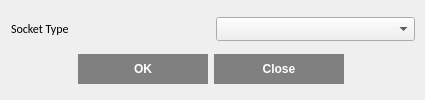
<?xml version="1.0" encoding="UTF-8"?>
<ui version="4.0">
 <class>co_socket_type_select</class>
 <widget class="QDialog" name="co_socket_type_select">
  <property name="enabled">
   <bool>true</bool>
  </property>
  <property name="geometry">
   <rect>
    <x>0</x>
    <y>0</y>
    <width>425</width>
    <height>100</height>
   </rect>
  </property>
  <property name="sizePolicy">
   <sizepolicy hsizetype="Fixed" vsizetype="Fixed">
    <horstretch>0</horstretch>
    <verstretch>0</verstretch>
   </sizepolicy>
  </property>
  <property name="minimumSize">
   <size>
    <width>425</width>
    <height>100</height>
   </size>
  </property>
  <property name="maximumSize">
   <size>
    <width>425</width>
    <height>100</height>
   </size>
  </property>
  <property name="font">
   <font>
    <family>Calibri</family>
   </font>
  </property>
  <property name="windowTitle">
   <string>Dialog</string>
  </property>
  <property name="sizeGripEnabled">
   <bool>false</bool>
  </property>
  <property name="modal">
   <bool>false</bool>
  </property>
  <widget class="QWidget" name="layoutWidget">
   <property name="geometry">
    <rect>
     <x>11</x>
     <y>10</y>
     <width>404</width>
     <height>81</height>
    </rect>
   </property>
   <layout class="QVBoxLayout" name="verticalLayout">
    <item>
     <layout class="QHBoxLayout" name="horizontalLayout">
      <item>
       <widget class="QLabel" name="socket_type_label">
        <property name="font">
         <font>
          <family>Calibri</family>
          <pointsize>9</pointsize>
          <weight>50</weight>
          <bold>false</bold>
         </font>
        </property>
        <property name="layoutDirection">
         <enum>Qt::LeftToRight</enum>
        </property>
        <property name="frameShadow">
         <enum>QFrame::Plain</enum>
        </property>
        <property name="text">
         <string>Socket Type</string>
        </property>
        <property name="textFormat">
         <enum>Qt::AutoText</enum>
        </property>
        <property name="scaledContents">
         <bool>false</bool>
        </property>
        <property name="wordWrap">
         <bool>false</bool>
        </property>
       </widget>
      </item>
      <item>
       <widget class="QComboBox" name="socket_type_comboBox">
        <property name="font">
         <font>
          <family>Calibri</family>
         </font>
        </property>
        <property name="styleSheet">
         <string notr="true">QComboBox QAbstractItemView
{
     border: 1px solid rgb(161,161,161);
}

QComboBox QAbstractItemView::item
{
    height: 24px;
}

QComboBox QAbstractItemView::item:selected
{	
    background-color: rgba(54, 98, 180);
}</string>
        </property>
       </widget>
      </item>
     </layout>
    </item>
    <item>
     <widget class="QDialogButtonBox" name="buttonBox">
      <property name="minimumSize">
       <size>
        <width>400</width>
        <height>30</height>
       </size>
      </property>
      <property name="maximumSize">
       <size>
        <width>400</width>
        <height>30</height>
       </size>
      </property>
      <property name="font">
       <font>
        <family>Calibri</family>
        <pointsize>10</pointsize>
        <weight>75</weight>
        <italic>false</italic>
        <bold>true</bold>
        <underline>false</underline>
        <strikeout>false</strikeout>
        <kerning>true</kerning>
       </font>
      </property>
      <property name="autoFillBackground">
       <bool>false</bool>
      </property>
      <property name="styleSheet">
       <string notr="true">QDialogButtonBox {
    button-layout: 0;
}

QPushButton{
	font: 75 9pt &quot;Calibri&quot;;
	font-weight: bold;
    background: gray;
    color: white;

	border-radius: 0px;
    
	width: 120px;
	height: 20px;
    padding: 5px;
}

QPushButton:disabled {
	background:  #595959;
	color: gray;
}

QPushButton:enabled {
    background: gray;
    color: white;
}

QPushButton:hover {
	background: gray;
	color: black;
}

QPushButton:pressed {
	background: lightgray;
	color: black;
	border-width: 3px;
	border-style: solid;
	border-color: gray;
}
</string>
      </property>
      <property name="orientation">
       <enum>Qt::Horizontal</enum>
      </property>
      <property name="standardButtons">
       <set>QDialogButtonBox::Close|QDialogButtonBox::Ok</set>
      </property>
      <property name="centerButtons">
       <bool>true</bool>
      </property>
     </widget>
    </item>
   </layout>
  </widget>
 </widget>
 <resources/>
 <connections/>
</ui>
